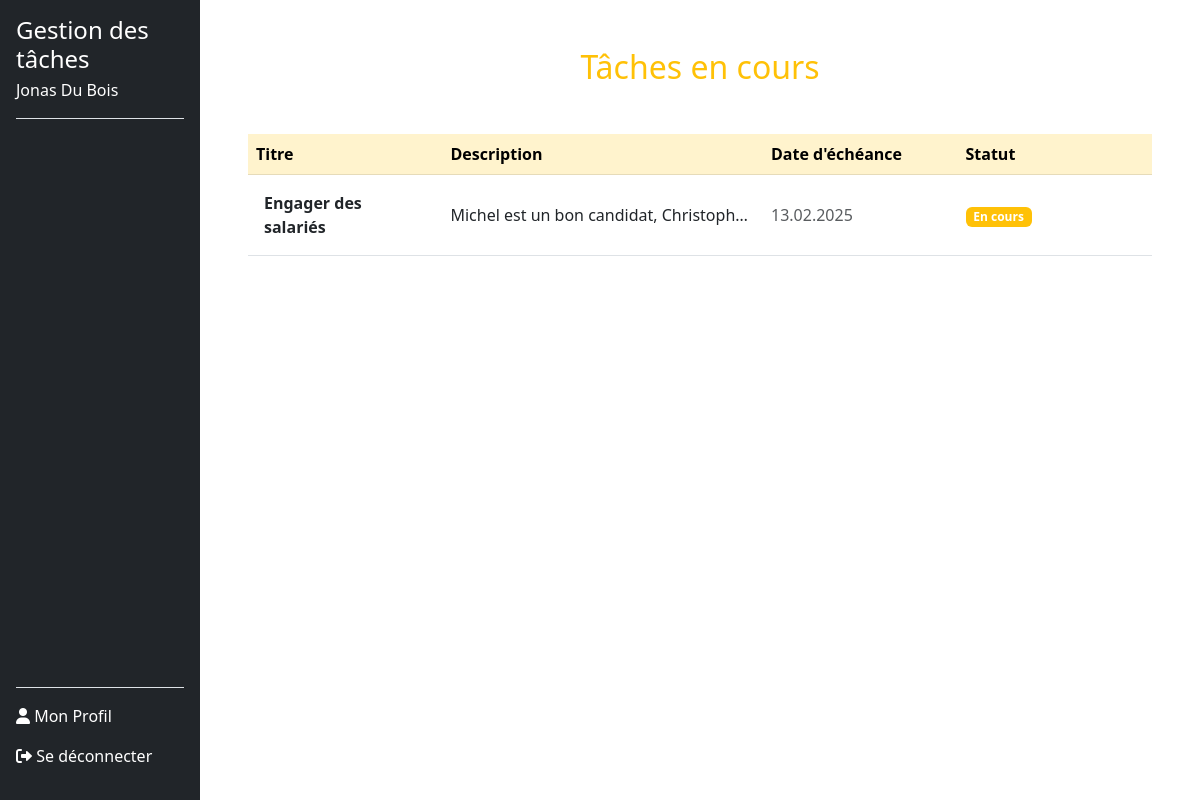
The page /taches_en_cours.php (signed in) on the database as committed earlier.
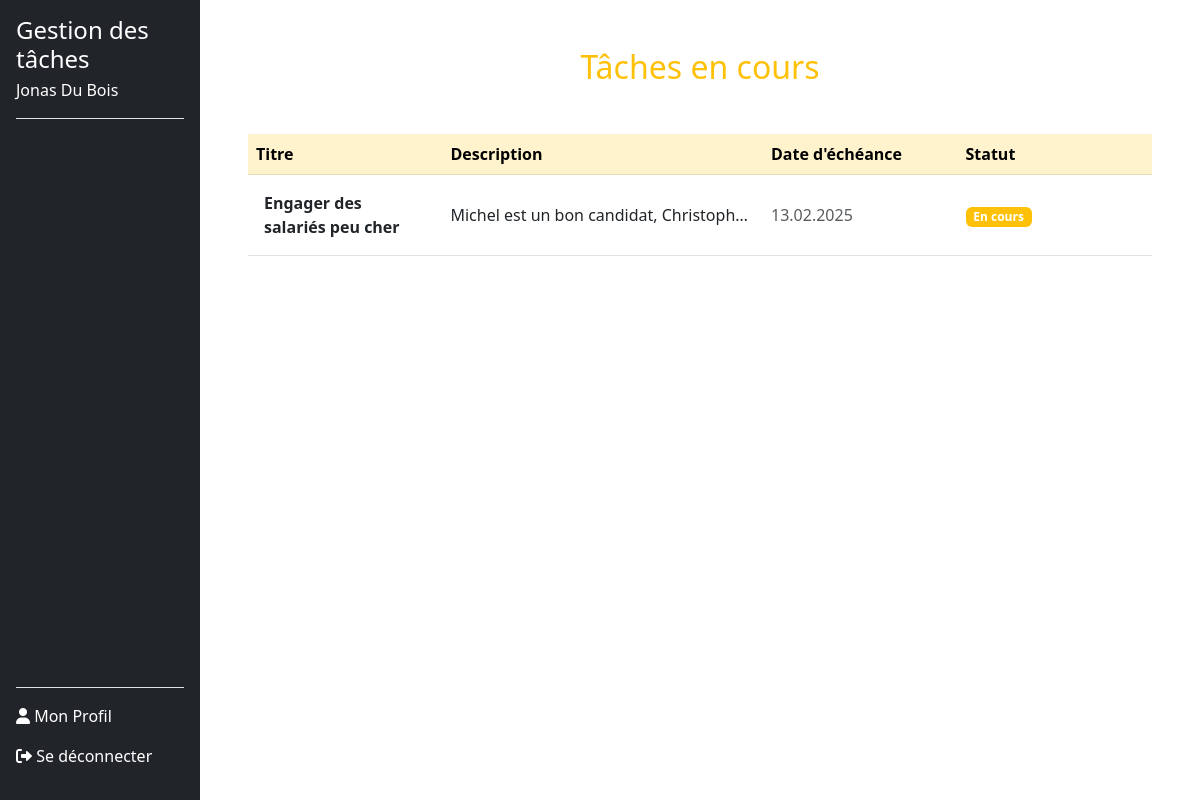
The same page on the database as committed later.
### tables this page shows
CREATE TABLE tasks (
        id INTEGER PRIMARY KEY AUTOINCREMENT,
        userId INTEGER NOT NULL,
        titre TEXT NOT NULL,
        description TEXT DEFAULT NULL,
        dateEcheance DATE DEFAULT NULL,
        statut TEXT CHECK(statut IN ('a_faire', 'en_cours', 'termine')) DEFAULT 'a_faire',
        createdAt TIMESTAMP DEFAULT CURRENT_TIMESTAMP, 
        FOREIGN KEY (userId) REFERENCES users(id) ON DELETE CASCADE
    );

### src/dbManager/DbManagerCRUD.php (called while the page is built, shortened)
<?php
class DbManagerCRUD implements I_ApiCRUD
{
    private $db;
    public function __construct()
    {
        $config = parse_ini_file(__DIR__ . '/../config/db.ini');
        $dsn = $config['dsn'];
        $username = $config['username'];
        $password = $config['password'];
        $this->db = new \PDO($dsn, $username, $password);
    }
    public function rendPersonnes(string $email): array
    {
        $sql = "SELECT * FROM users WHERE email = :email;";
        $stmt = $this->db->prepare($sql);
        $stmt->bindParam(':email', $email, \PDO::PARAM_STR);
        try {
            $stmt->execute();
            $donnees = $stmt->fetchAll(\PDO::FETCH_ASSOC);
            $tabUsers = [];
            foreach ($donnees as $donneesUser) {
                $user = new Users(
                    $donneesUser["prenom"],
                    $donneesUser["nom"],
                    $donneesUser["email"],
                    $donneesUser["noTel"],
                    $donneesUser["motDePasse"],
                    $donneesUser["id"]
                );
                $tabUsers[] = $user;
            }
            return $tabUsers;
        } catch (\PDOException $e) {
            error_log("Erreur lors de la récupération des utilisateurs : " . $e->getMessage());
            return [];
        }
    }
    public function getTasksByUserIdAndStatus($userId, $status)
    {
        try {
            $stmt = $this->db->prepare('
            SELECT t.id, t.titre, t.description, t.dateEcheance, t.statut
            FROM tasks t
            JOIN task_users tu ON t.id = tu.taskId
            WHERE tu.userId = :userId AND t.statut = :status
        ');
            $stmt->execute(['userId' => $userId, 'status' => $status]);
            $tasks = [];
            while ($taskData = $stmt->fetch(\PDO::FETCH_ASSOC)) {
                $task = new Task(
                    $taskData['titre'],
                    $taskData['description'],
                    [],
                    $taskData['dateEcheance'],
                    $taskData['statut']
                );
                $tasks[] = $task;
            }
            return $tasks;
        } catch (\PDOException $e) {
            throw new \Exception("Erreur lors de la récupération des tâches : " . $e->getMessage());
        }
    }
}

### Includes/functions.php (called while the page is built, shortened)
<?php
function getUserByEmail($email, $dbManager) {
    $userInfoArray = $dbManager->rendPersonnes($email);
    return !empty($userInfoArray) ? $userInfoArray[0] : null;
}
function getStatusBadgeClass(string $statut): string
{
    $badgeClasses = [
        'À faire' => 'bg-danger',
        'En cours' => 'bg-warning',
        'Terminé' => 'bg-success',
    ];
    return $badgeClasses[$statut] ?? 'bg-secondary';
}
?>

### src/dbManager/Users.php (called while the page is built, shortened)
<?php
class Users {
    private $id;
    public function __construct(string $prenom, string $nom, string $email, string $noTel, string $motDePasse ,int $id = 0) {
        $this->id = $id;
    }
    public function rendId(): int {
        return (int)$this->id;
    }
}

### src/dbManager/Task.php (called while the page is built, shortened)
<?php
class Task
{
    private $titre;
    private $description;
    private $dateEcheance;
    private $statut;
    public function __construct(
        string $titre,
        string $description = null,
        array $userIds = null,
        string $dateEcheance = null,
        string $statut = 'a_faire',
        int $id = 0,
    ) {
        $this->titre = $titre;
        $this->description = $description;
        $this->dateEcheance = $dateEcheance;
        $this->statut = $statut;
    }
    private function isValidDate(string $date): bool
    {
        $d = DateTime::createFromFormat('Y-m-d', $date);
        return $d && $d->format('Y-m-d') === $date;
    }
    public function rendTitre(): string
    {
        return $this->titre;
    }
    public function rendDescription(): ?string
    {
        return $this->description;
    }
    public function getFormattedDateEcheance(): ?string
    {
        if ($this->dateEcheance) {
            $d = DateTime::createFromFormat('Y-m-d', $this->dateEcheance);
            return $d ? $d->format('d.m.Y') : null;
        }
        return null;
    }
    public function getFormattedStatut(): string
    {
        $statutTraduction = [
            'a_faire' => 'À faire',
            'en_cours' => 'En cours',
            'termine' => 'Terminé',
        ];
        return $statutTraduction[$this->statut] ?? 'Inconnu';
    }
}

### taches_en_cours.php (the view, shortened to what the changed rows need)
<?php
require_once 'includes/functions.php';
$dbManager = new DbManagerCRUD();
$email = $_SESSION['email_user'];
$userInfo = getUserByEmail($email, $dbManager);
$userId = $userInfo->rendId();
$tachesEnCours = $dbManager->getTasksByUserIdAndStatus($userId, 'en_cours');
?>
<!DOCTYPE html>
<html lang="fr">
<head>
    <link href="https://cdn.jsdelivr.net/npm/bootstrap@5.3.0-alpha3/dist/css/bootstrap.min.css" rel="stylesheet">
    <link href="style/styleSheet.css" rel="stylesheet">
</head>
<body>
    <div class="d-flex">
        <?php include 'includes/sidebar.php'; ?>
        <div class="main-content ms-auto col-md-9 col-lg-10 p-5">
            <h2 class="text-center mb-4 text-warning">Tâches en cours</h2>
            <?php if (empty($tachesEnCours)): ?>
                <div class="alert alert-info mt-4" role="alert">
                    <p>Aucune tâche en cours pour le moment.</p>
                </div>
            <?php else: ?>
                <div class="table-responsive pt-4">
                    <table class="table table-hover align-middle">
                        <thead class="table-warning">
                            <tr>
                                <th scope="col" style="width: 20%;">Titre</th>
                                <th scope="col" style="width: 30%;">Description</th>
                                <th scope="col" style="width: 20%;">Date d'échéance</th>
                                <th scope="col" style="width: 20%;">Statut</th>
                            </tr>
                        </thead>
                        <tbody>
                            <?php foreach ($tachesEnCours as $task): ?>
                                <tr>
                                    <td scope="row" class="fw-bold text-dark p-3"><?php echo htmlspecialchars($task->rendTitre()); ?></td>
                                    <td class="text-truncate" style="max-width: 300px;">
                                        <?php echo htmlspecialchars($task->rendDescription()); ?>
                                    </td>
                                    <td class="text-muted"><?php echo htmlspecialchars($task->getFormattedDateEcheance()); ?></td>
                                    <td>
                                        <span class="badge <?php echo getStatusBadgeClass($task->getFormattedStatut()); ?> me-1">
                                            <?php echo htmlspecialchars($task->getFormattedStatut()); ?>
                                        </span>
                                    </td>
                                </tr>
                            <?php endforeach; ?>
                        </tbody>
                    </table>
                </div>
            <?php endif; ?>
        </div>
    </div>
</body>
</html>

Rows that differ between the two databases and show on the page:
changed tasks "En cours": titre "Engager des salariés" → "Engager des salariés peu cher"
